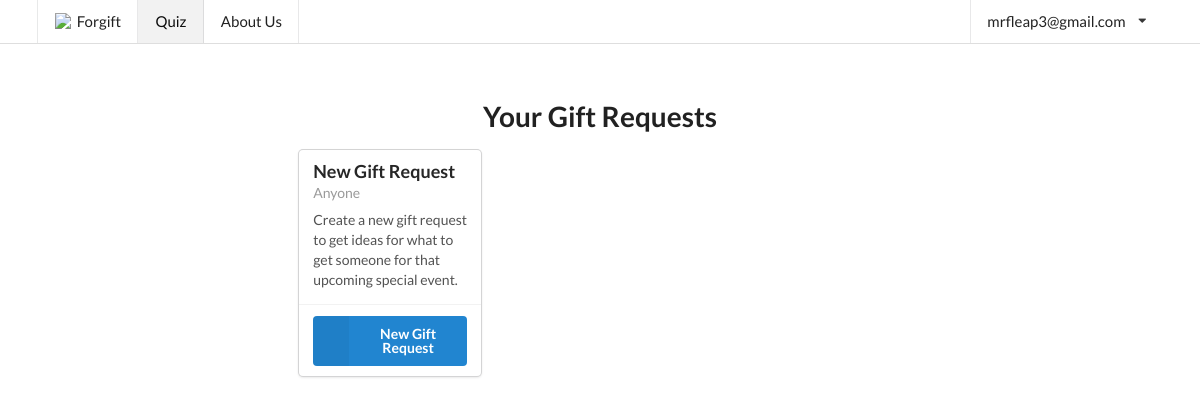
Page /request/ (signed in) on the earlier database version.
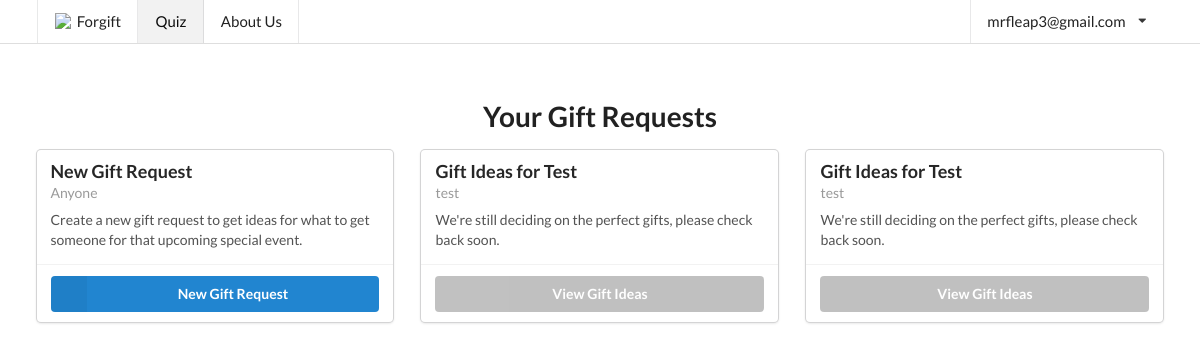
Same page on the later database version.
### forgyftapp/models.py (models this page shows, shortened)
class OnCreate:
	def onCreate(self):
		pass

class GifteeProfile(models.Model, OnCreate):
	name = models.TextField(max_length=150)
	gender = models.CharField(max_length=80, choices=gender.GENDER_CHOICES)
	age = models.IntegerField()
	relationship = models.TextField(max_length=6000)
	price_upper = models.IntegerField()
	interests = models.TextField(max_length=6000)
	existing_related_items = models.TextField(max_length=6000)
	extra_info = models.TextField(max_length=6000)
	occasion = models.TextField(max_length=6000)
	published = models.BooleanField(default=False)
	emailed_about_publish = models.BooleanField(default=False)
	user = models.ForeignKey(User, on_delete=models.CASCADE)
	@property
	def status(self):
		if self.published:
			return "Your gift ideas are ready, click on the button below to view them."
		else:
			return "We're still deciding on the perfect gifts, please check back soon."

### forgyftapp/views/basic_views.py (the view)
# urls.py: url(r'^request/?$', basic_views.gift_request, name='request'),
@login_required
def gift_request(request, profile=None):
	if profile:
		giftee_profile = get_object_or_404(GifteeProfile, pk=profile)
		if not giftee_profile.published or not giftee_profile.user == request.user:
			return redirect("forgyftapp:request")
		return render(request, "request.html", {"giftee_profile": giftee_profile,
		                                        "ideas": GiftIdea.objects.filter(giftee_profile=giftee_profile),
		                                        "page": "request"})
	else:
		giftee_profiles = GifteeProfile.objects.filter(user=request.user)
		return render(request, "request.html", {"giftee_profiles": giftee_profiles, "page": "request"})

### forgyftapp/templates/request.html (shortened to what this page needs)
{% extends "base/base.html" %}
{% block content %}
	<div class="ui main container">
		{% if not giftee_profile %}
			<h1 style="text-align: center; padding-bottom: 16px">Your Gift Requests</h1>
			<div class="ui two column stackable grid">
				<div style="margin-left:auto;margin-right:auto;">
					<div class="ui stackable three cards">
						<div class="ui fluid card">
							<div class="content">
								<div class="header">
									New Gift Request
								</div>
								<div class="meta"> Anyone
								</div>
								<div class="description">
									Create a new gift request to get ideas for what to get someone for that
									upcoming special event.
								</div>
							</div>
							<div class="extra content">
								<a class="ui labeled icon fluid primary button" href="{% url "forgyftapp:gift_form" %}">
									<i class="ui icon add"></i>
									New Gift Request
								</a>
							</div>
						</div>
						{% for giftee_profile in giftee_profiles %}
							<div class="ui fluid card">
								<div class="content">
									<div class="header">
										Gift Ideas for {{ giftee_profile.name }}
									</div>
									<div class="meta">
										{{ giftee_profile.relationship }}
									</div>
									<div class="description">
										{{ giftee_profile.status }}
									</div>
								</div>
								<div class="extra content">
									<a class="ui {% if not giftee_profile.published %}disabled grey {% else %}primary {% endif %}fluid  button"
									   href="{% url "forgyftapp:request" profile=giftee_profile.pk %}">View Gift
										Ideas</a>
								</div>
							</div>
						{% endfor %}
					</div>
				</div>
			</div>
		{% endif %}
	</div>
{% endblock %}

Differences in the rows shown:
added GifteeProfile: name "Test", relationship "test", status "We're still deciding on the perfect gifts, please check back soon."
added GifteeProfile: name "Test", relationship "test", status "We're still deciding on the perfect gifts, please check back soon."
